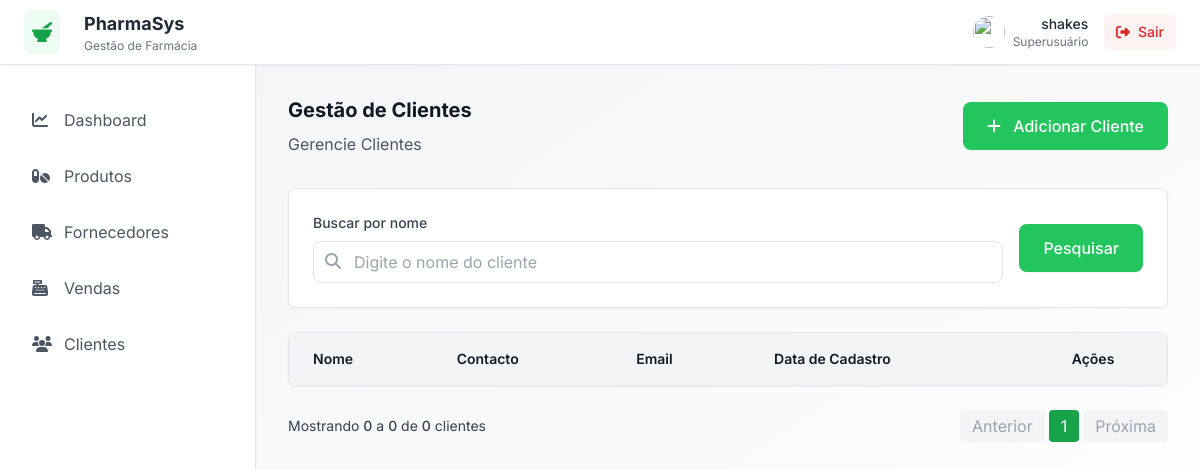
Page /clientes/ (signed in) on the earlier database version.
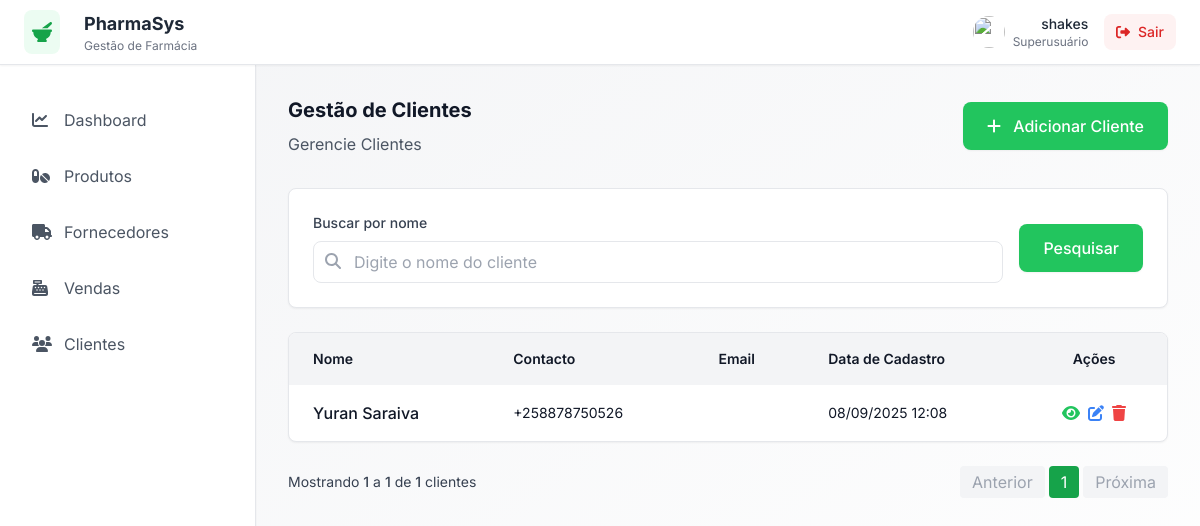
Same page on the later database version.
### clientes/models.py (models this page shows, shortened)
class Cliente(models.Model):
    nome = models.CharField(max_length=100)
    telefone = models.CharField(max_length=15)
    email = models.EmailField(null=True, blank=True)
    endereco = models.CharField(max_length=100, null=True, blank=True)
    data_cadastro = models.DateTimeField(auto_now_add=True)

### clientes/views.py (the view)
# urls.py: path('', views.listar_cliente, name='listar_cliente'),
@login_required
def listar_cliente(request):
    cliente = Cliente.objects.all()
    search = request.GET.get('search', '')
    if search:
        cliente = Cliente.objects.filter(nome__icontains=search)
    paginator = Paginator(cliente, 5)
    page_number = request.GET.get("page")
    page_obj = paginator.get_page(page_number)
    return render(request, "clientes/clientes.html", {
        "cliente": page_obj,
        "page_obj": page_obj,
        "search": search,  # útil para manter o valor no input
    })

### core/context_processors.py (called while the page is built)
def request_is_secure(request):
    return {'is_secure': request.is_secure()}

### clientes/templates/clientes/clientes.html (shortened to what the changed rows need)
{% extends 'main.html' %}
{% block content %}
    {% include 'navbar.html' %}
    <div class="flex-1 ml-64 p-8" id="main-content">
        <div class="flex justify-between items-center mb-8" id="page-header">
            <div>
                <h2 class="text-xl font-bold text-gray-900 mb-2">Gestão de Clientes</h2>
            </div>
        </div>
        <div class="bg-white rounded-lg shadow-sm border border-pharmacy-gray overflow-hidden"
             id="suppliers-table-container">
            <div class="overflow-x-auto">
                <table class="w-full">
                    <thead class="bg-pharmacy-gray-light">
                    <tr>
                        <th class="px-6 py-4 text-left text-sm font-semibold text-gray-900">Nome</th>
                        <th class="px-6 py-4 text-left text-sm font-semibold text-gray-900">Contacto</th>
                        <th class="px-6 py-4 text-left text-sm font-semibold text-gray-900">Email</th>
                        <th class="px-6 py-4 text-left text-sm font-semibold text-gray-900">Data de Cadastro</th>
                        <th class="px-6 py-4 text-center text-sm font-semibold text-gray-900">Ações</th>
                    </tr>
                    </thead>
                    <tbody class="divide-y divide-pharmacy-gray" id="suppliers-tbody">
                    {% for cliente in cliente %}
                        <tr class="hover:bg-pharmacy-gray-light/50 transition-colors">
                            <td class="px-6 py-4">
                                <div class="font-medium text-gray-900">{{ cliente.nome }}</div>
                            </td>
                            <td class="px-6 py-4">
                                <div class="text-sm text-gray-900">{{ cliente.telefone }}</div>
                            </td>
                            <td class="px-6 py-4 text-sm text-gray-900">{{ cliente.email }}</td>
                            <td class="px-6 py-4 text-sm text-gray-900">{{ cliente.data_cadastro|date:"d/m/Y H:i" }}</td>
                            <td class="px-6 py-4 text-center">
                                <div class="flex justify-center space-x-2">
                                    <a href="{% url 'detalhes_cliente' cliente.id %}"
                                       class="text-pharmacy-green hover:text-pharmacy-green-dark">
                                        <i data-fa-i2svg=""></i>
                                    </a>
                                    <a href="{% url 'editar_cliente' cliente.id %}"
                                       class="text-blue-500 hover:text-blue-700">
                                        <i data-fa-i2svg="">
                                        </i>
                                    </a>
                                    <a href="{% url 'deletar_cliente' cliente.id %}"
                                       onclick="return confirm('Tem certeza que deseja remover {{ cliente.nome }}?');"
                                       class="text-red-500 hover:text-red-700">
                                        <i data-fa-i2svg="">
                                        </i>
                                    </a>
                                </div>
                            </td>
                        </tr>
                    {% endfor %}
                    </tbody>
                </table>
            </div>
        </div>
        <div class="flex justify-between items-center mt-6" id="pagination">
            <div class="text-sm text-gray-700">
                Mostrando
                <span class="font-medium">{{ page_obj.start_index }}</span>
                a
                <span class="font-medium">{{ page_obj.end_index }}</span>
                de
                <span class="font-medium">{{ page_obj.paginator.count }}</span> clientes
            </div>
            <div class="flex space-x-1">
                {% if page_obj.has_previous %}
                    <a href="?page={{ page_obj.previous_page_number }}"
                       class="px-3 py-1 bg-gray-200 rounded hover:bg-gray-300">Anterior</a>
                {% else %}
                    <span class="px-3 py-1 bg-gray-100 text-gray-400 rounded">Anterior</span>
                {% endif %}
                {% for num in page_obj.paginator.page_range %}
                    {% if page_obj.number == num %}
                        <span class="px-3 py-1 bg-green-600 text-white rounded">{{ num }}</span>
                    {% else %}
                        <a href="?page={{ num }}"
                           class="px-3 py-1 bg-gray-200 rounded hover:bg-gray-300">{{ num }}</a>
                    {% endif %}
                {% endfor %}
                {% if page_obj.has_next %}
                    <a href="?page={{ page_obj.next_page_number }}"
                       class="px-3 py-1 bg-gray-200 rounded hover:bg-gray-300">Próxima</a>
                {% else %}
                    <span class="px-3 py-1 bg-gray-100 text-gray-400 rounded">Próxima</span>
                {% endif %}
            </div>
        </div>
    </div>
{% endblock %}

Differences in the rows shown:
added Cliente: nome "Yuran Saraiva", telefone "+258878750526", data_cadastro "08/09/2025 12:08"
Other differences:
{{ page_obj.start_index }}: "0" → "1"
{{ page_obj.end_index }}: "0" → "1"
{{ page_obj.paginator.count }}: "0" → "1"
